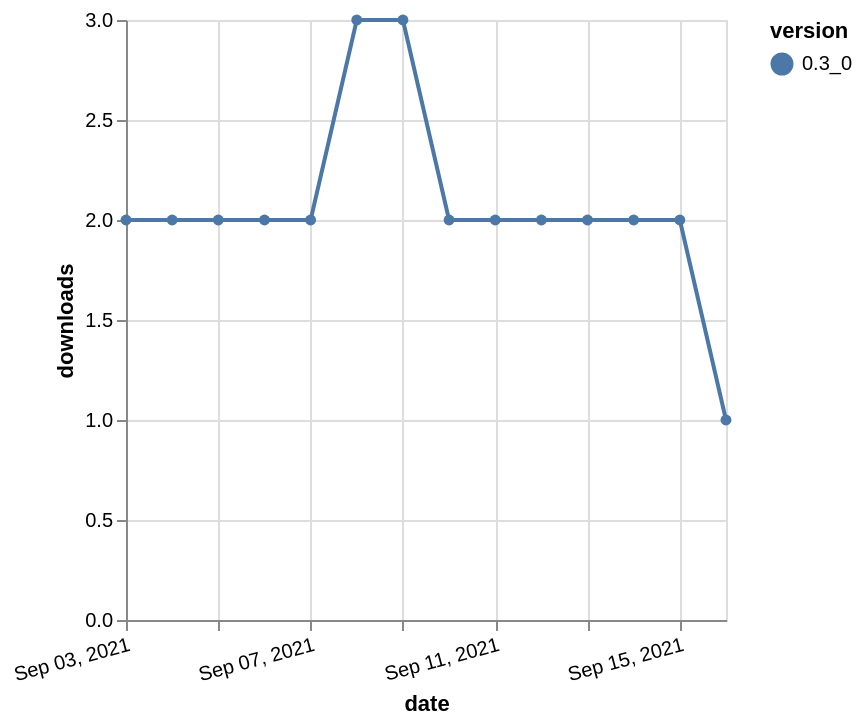

Write a Vega-Lite specification for this figure.
### Vega-Lite specification from a JSON file in a GitHub repository (floating-point values rounded to 4 significant figures)
{"$schema": "https://vega.github.io/schema/vega-lite/v5.json", "description": "A simple bar chart with embedded data.", "data": {"values": [{"date": "2021-09-03", "total": 2302, "delta": 2, "version": "0.3_0"}, {"date": "2021-09-04", "total": 2304, "delta": 2, "version": "0.3_0"}, {"date": "2021-09-05", "total": 2306, "delta": 2, "version": "0.3_0"}, {"date": "2021-09-06", "total": 2308, "delta": 2, "version": "0.3_0"}, {"date": "2021-09-07", "total": 2310, "delta": 2, "version": "0.3_0"}, {"date": "2021-09-08", "total": 2313, "delta": 3, "version": "0.3_0"}, {"date": "2021-09-09", "total": 2316, "delta": 3, "version": "0.3_0"}, {"date": "2021-09-10", "total": 2318, "delta": 2, "version": "0.3_0"}, {"date": "2021-09-11", "total": 2320, "delta": 2, "version": "0.3_0"}, {"date": "2021-09-12", "total": 2322, "delta": 2, "version": "0.3_0"}, {"date": "2021-09-13", "total": 2324, "delta": 2, "version": "0.3_0"}, {"date": "2021-09-14", "total": 2326, "delta": 2, "version": "0.3_0"}, {"date": "2021-09-15", "total": 2328, "delta": 2, "version": "0.3_0"}, {"date": "2021-09-16", "total": 2329, "delta": 1, "version": "0.3_0"}]}, "width": "container", "mark": {"type": "line", "point": {"filled": true}}, "encoding": {"x": {"field": "date", "type": "temporal", "timeUnit": "yearmonthdate", "title": "date", "axis": {"labelAngle": -15}}, "y": {"field": "delta", "type": "quantitative", "title": "downloads"}, "color": {"field": "version", "type": "nominal"}, "tooltip": {"field": "delta"}}}
